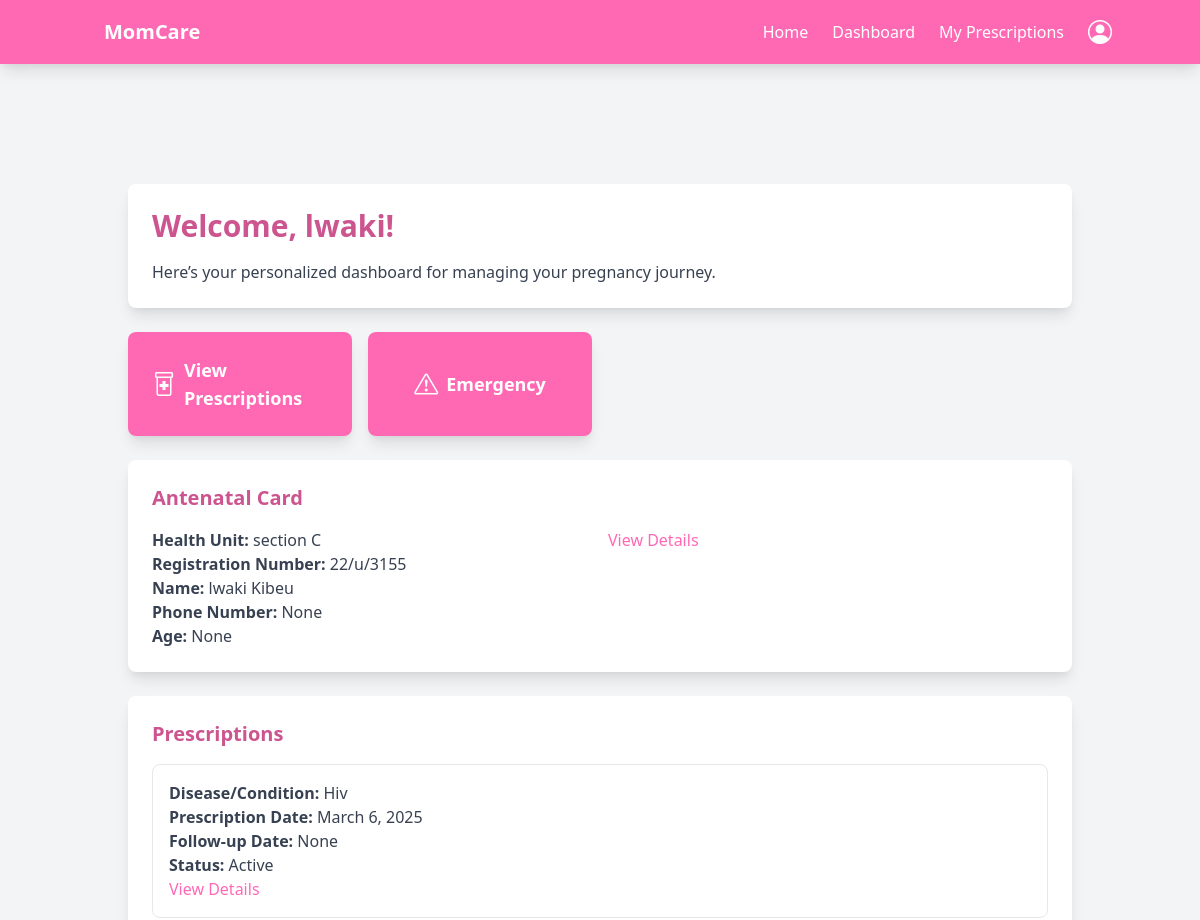
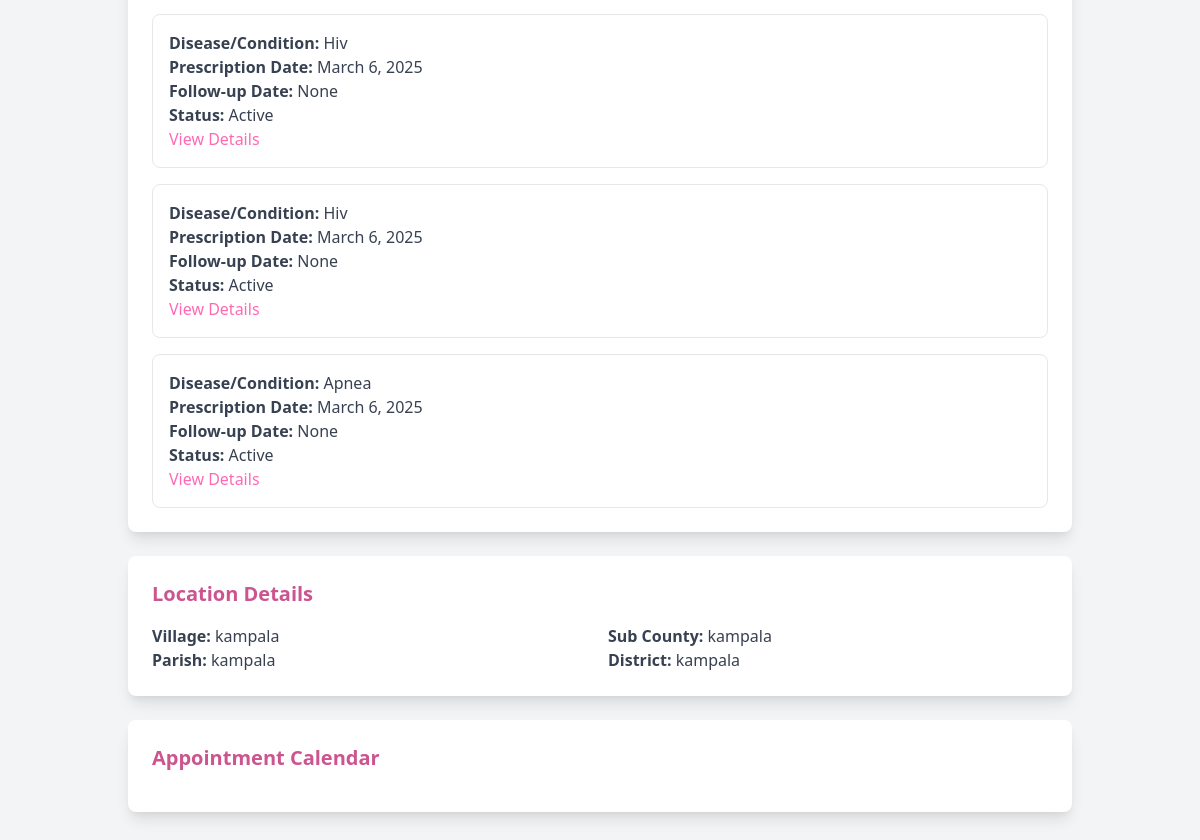
The page /patient_dashboard/ (signed in) on the database its author committed (2 pictures, top to bottom).
### accounts/models.py (models this page shows, shortened)
class Patient(models.Model):
    user = models.OneToOneField(User, on_delete=models.CASCADE, related_name="patient_profile")
    age = models.IntegerField(null=True, blank=True)
    home_address = models.TextField(null=True, blank=True)
    number_of_children = models.IntegerField(null=True, blank=True)
    date_of_last_period = models.DateField(null=True, blank=True)
    occupation = models.CharField(max_length=255, null=True, blank=True)
    gestational_age = models.IntegerField(null=True, blank=True)  # Weeks of pregnancy
    expected_due_date = models.DateField(null=True, blank=True)
    type_of_pregnancy = models.CharField(max_length=20, choices=[('Single', 'Single'), ('Twins', 'Twins'), ('Multiples', 'Multiples')], null=True, blank=True)
    previous_pregnancies = models.IntegerField(null=True, blank=True)
    delivery_history = models.TextField(null=True, blank=True)
    high_risk_factors = models.TextField(null=True, blank=True)
    fetal_health = models.TextField(null=True, blank=True)
    pre_existing_conditions = models.TextField(null=True, blank=True)
    previous_surgeries = models.TextField(null=True, blank=True)
    current_medications = models.TextField(null=True, blank=True)
    allergies = models.TextField(null=True, blank=True)
    blood_type = models.CharField(max_length=5, null=True, blank=True)
    family_medical_history = models.TextField(null=True, blank=True)
    diet_preferences = models.TextField(null=True, blank=True)
    exercise_level = models.TextField(null=True, blank=True)
    smoking_alcohol_drug_use = models.TextField(null=True, blank=True)
    mental_health_status = models.TextField(null=True, blank=True)

class User(AbstractBaseUser, PermissionsMixin):
    username = models.CharField(max_length=150, unique=True)
    first_name = models.CharField(max_length=150)
    last_name = models.CharField(max_length=150)
    email = models.EmailField(unique=True)
    date_of_birth = models.DateField(null=True, blank=True)
    nin = models.CharField(max_length=20, unique=True, null=True, blank=True)
    marital_status = models.CharField(
        max_length=20,
        choices=[('Single', 'Single'), ('Married', 'Married')],
        null=True, blank=True
    )
    contact = models.CharField(max_length=15, null=True, blank=True)
    health_insurance_details = models.TextField(null=True, blank=True)
    government_scheme_eligibility = models.TextField(null=True, blank=True)
    is_doctor = models.BooleanField(default=False)
    is_patient = models.BooleanField(default=False)
    is_hospital = models.BooleanField(default=False)
    is_active = models.BooleanField(default=True)
    is_staff = models.BooleanField(default=False)
    created_at = models.DateTimeField(default=timezone.now)
    updated_at = models.DateTimeField(auto_now=True)
    objects = CustomUserManager()
    USERNAME_FIELD = 'username'
    REQUIRED_FIELDS = ['first_name', 'last_name', 'email']

class Location(models.Model):
    user = models.OneToOneField(User, on_delete=models.CASCADE, related_name="location")
    village = models.CharField(max_length=255, null=True, blank=True)
    parish = models.CharField(max_length=255, null=True, blank=True)
    sub_county = models.CharField(max_length=255, null=True, blank=True)
    district = models.CharField(max_length=255, null=True, blank=True)
    address = models.TextField(null=True, blank=True)  # Generic address field

### antenental/models.py (models this page shows, shortened)
class AntenatalCard(models.Model):
    user = models.ForeignKey(User, on_delete=models.CASCADE, related_name='antenatal_patients')  # Links to the registered patient
    Doctor = models.ForeignKey(User, on_delete=models.CASCADE, related_name='antenatal_doctors', default=1)  # Links to the assigned doctor
    health_unit = models.CharField(max_length=255, blank=True, null=True )  # Health facility name
    reg_no = models.CharField(max_length=100, blank=True, null=True, unique=True)  # Unique registration number
    name = models.CharField(max_length=255)  # Patient's full name
    nin = models.CharField(max_length=20, unique=True, null=True, blank=True)  # National ID Number
    phone_no = models.CharField(max_length=15)
    age = models.IntegerField(blank=True, null=True)
    village = models.CharField(max_length=255)
    parish = models.CharField(max_length=255)
    sub_county = models.CharField(max_length=255)
    district = models.CharField(max_length=255)
    occupation = models.CharField(max_length=255)
    religion = models.CharField(max_length=100, null=True, blank=True)
    education_level = models.CharField(max_length=100, null=True, blank=True)
    tribe = models.CharField(max_length=100, null=True, blank=True)
    marital_status = models.CharField(
        max_length=20, choices=[('Single', 'Single'), ('Married', 'Married')]
    )
    next_of_kin_name = models.CharField(max_length=255,blank=True, null=True)
    next_of_kin_phone = models.CharField(max_length=15, blank=True, null=True)
    next_of_kin_relationship = models.CharField(max_length=100, blank=True, null=True)
    next_of_kin_address = models.TextField(blank=True, null=True)
    gravida = models.IntegerField(blank=True, null=True)  # Number of pregnancies
    para = models.IntegerField(blank=True, null=True)  # Number of deliveries after 28 weeks
    abortions = models.IntegerField(blank=True, null=True)  # Number of pregnancy losses before 28 weeks
    presenting_complaints = models.TextField(null=True, blank=True)
    first_day_of_lnmp = models.DateField(blank=True, null=True)  # Last Normal Menstrual Period
    edd = models.DateField(blank=True, null=True)  # Estimated Due Date
    weeks_of_amenorrhea = models.IntegerField(blank=True, null=True)  # Number of weeks since last period
    complications_of_pregnancy = models.TextField(null=True, blank=True)
    hospitalization = models.BooleanField(default=False ,blank=True, null=True)
    hospitalization_reason = models.TextField(null=True, blank=True)
    Doctor = models.ForeignKey(User, on_delete=models.CASCADE)
    next_visit = models.DateTimeField(null=True, blank=True)  # Date and time of the next visit
    created_at = models.DateTimeField(auto_now_add=True)
    updated_at = models.DateTimeField(auto_now=True)

class Prescription(models.Model):
    patient = models.ForeignKey(User, related_name='prescriptions', on_delete=models.CASCADE)  # Links to the registered patient
    doctor = models.ForeignKey(User, related_name='prescribed_by', on_delete=models.CASCADE)  # Links to the doctor who prescribed
    disease_condition = models.CharField(max_length=255)  # Disease or condition the patient is being treated for
    prescription_date = models.DateField(default=now)  # Date the prescription was made
    follow_up_date = models.DateField(null=True, blank=True)  # Latest date when the patient should have this checked
    extra_information = models.TextField(null=True, blank=True)  # Any additional information about the prescription
    cleared = models.BooleanField(default=False)  # Whether the prescription has been cleared or not
    cleared_date = models.DateTimeField(null=True, blank=True)  # Date when the prescription was cleared
    created_at = models.DateTimeField(auto_now_add=True)
    updated_at = models.DateTimeField(auto_now=True)

### accounts/views.py (the view)
# urls.py: path('patient_dashboard/', patient_dashboard, name='patient_dashboard'),
@login_required
@patient
def patient_dashboard(request):
    user = request.user
    patient = Patient.objects.filter(user=user).first()
    location = Location.objects.filter(user=user).first()
    antenatal_card = AntenatalCard.objects.filter(user=user).first()
    prescriptions = Prescription.objects.filter(patient=user).order_by('-prescription_date')
    next_visit_date = antenatal_card.next_visit if antenatal_card else None
    context = {
        'patient': patient,
        'location': location,
        'antenatal_card': antenatal_card,
        'prescriptions': prescriptions,
        'next_visit_date': next_visit_date,  # Add this line
    }
    return render(request, 'dashboards/patient_dashboard.html', context)

### templates/dashboards/patient_dashboard.html (shortened to what this page needs)
{% extends 'base.html' %}
{% load static %}
{% block content %}
<link href="https://cdn.jsdelivr.net/npm/fullcalendar@5.11.3/main.min.css" rel="stylesheet">
<main class="mt-16 sm:mt-20 min-h-screen p-4 sm:p-6 bg-gray-100">
    <div class="container mx-auto">
        <div class="bg-white p-6 rounded-lg shadow-lg mb-6">
            <h2 class="text-2xl sm:text-3xl font-bold text-hotpink-dark mb-4">Welcome, {{ patient.user.first_name }}!</h2>
            <p class="text-gray-700">Here’s your personalized dashboard for managing your pregnancy journey.</p>
        </div>
        <div class="grid grid-cols-1 sm:grid-cols-2 lg:grid-cols-4 gap-4 mb-6">
            <a href="{% url 'my_prescriptions' %}" class="bg-hotpink text-white p-6 rounded-lg shadow-lg hover:bg-hotpink-light transition duration-300 flex items-center justify-center">
                <i class="bi bi-prescription2 text-2xl mr-2"></i>
                <span class="text-lg font-semibold">View Prescriptions</span>
            </a>
            <a href="{% url 'report_emergency' %}" class="bg-hotpink text-white p-6 rounded-lg shadow-lg hover:bg-hotpink-light transition duration-300 flex items-center justify-center">
                <i class="bi bi-exclamation-triangle text-2xl mr-2"></i>
                <span class="text-lg font-semibold">Emergency</span>
            </a>
        </div>
        <div id="antenatal-card" class="bg-white p-6 rounded-lg shadow-lg mb-6">
            <h3 class="text-xl font-semibold text-hotpink-dark mb-4">Antenatal Card</h3>
            {% if antenatal_card %}
                <div class="grid grid-cols-1 sm:grid-cols-2 gap-4">
                    <div>
                        <p class="text-gray-700"><strong>Health Unit:</strong> {{ antenatal_card.health_unit }}</p>
                        <p class="text-gray-700"><strong>Registration Number:</strong> {{ antenatal_card.reg_no }}</p>
                        <p class="text-gray-700"><strong>Name:</strong> {{ antenatal_card.name }}</p>
                        <p class="text-gray-700"><strong>Phone Number:</strong> {{ antenatal_card.phone_no }}</p>
                        <p class="text-gray-700"><strong>Age:</strong> {{ antenatal_card.age }}</p>
                    </div>
                    <div>
                        <a href="{% url 'antenatal_card_details' antenatal_card.id %}" class="text-hotpink hover:text-hotpink-light">View Details</a>
                    </div>
                </div>
            {% else %}
                <p class="text-gray-700">No antenatal card found. Please contact your healthcare provider.</p>
            {% endif %}
        </div>
        <div id="prescriptions" class="bg-white p-6 rounded-lg shadow-lg mb-6">
            <h3 class="text-xl font-semibold text-hotpink-dark mb-4">Prescriptions</h3>
            {% if prescriptions %}
                <div class="space-y-4">
                    {% for prescription in prescriptions %}
                        <div class="p-4 border border-gray-200 rounded-lg">
                            <p class="text-gray-700"><strong>Disease/Condition:</strong> {{ prescription.disease_condition }}</p>
                            <p class="text-gray-700"><strong>Prescription Date:</strong> {{ prescription.prescription_date }}</p>
                            <p class="text-gray-700"><strong>Follow-up Date:</strong> {{ prescription.follow_up_date }}</p>
                            <p class="text-gray-700"><strong>Status:</strong> {% if prescription.cleared %}Cleared{% else %}Active{% endif %}</p>
                            <a href="{% url 'prescription_details' prescription.id %}" class="text-hotpink hover:text-hotpink-light">View Details</a>
                        </div>
                    {% endfor %}
                </div>
            {% else %}
                <p class="text-gray-700">No prescriptions found.</p>
            {% endif %}
        </div>
        <div class="bg-white p-6 rounded-lg shadow-lg mb-6">
            <h3 class="text-xl font-semibold text-hotpink-dark mb-4">Location Details</h3>
            {% if location %}
                <div class="grid grid-cols-1 sm:grid-cols-2 gap-4">
                    <div>
                        <p class="text-gray-700"><strong>Village:</strong> {{ location.village }}</p>
                        <p class="text-gray-700"><strong>Parish:</strong> {{ location.parish }}</p>
                    </div>
                    <div>
                        <p class="text-gray-700"><strong>Sub County:</strong> {{ location.sub_county }}</p>
                        <p class="text-gray-700"><strong>District:</strong> {{ location.district }}</p>
                    </div>
                </div>
            {% else %}
                <p class="text-gray-700">No location details found. Please update your profile.</p>
            {% endif %}
        </div>
<div class="bg-white p-6 rounded-lg shadow-lg">
    <h3 class="text-xl font-semibold text-hotpink-dark mb-4">Appointment Calendar</h3>
</div>
{% endblock %}

### templates/base.html (style rules this page uses)
.bg-hotpink { background-color: #FF69B4; }
.text-hotpink { color: #FF69B4; }
.text-hotpink-dark { color: #cc548f; }

### rows shown on the page
Patient: user.first_name "lwaki"
AntenatalCard: health_unit "section C", reg_no "22/u/3155", name "lwaki Kibeu", phone_no "None", age "None"
Prescription: disease_condition "Hiv", prescription_date "March 6, 2025", follow_up_date "None", cleared "Active"
Prescription: disease_condition "Hiv", prescription_date "March 6, 2025", follow_up_date "None", cleared "Active"
Prescription: disease_condition "Hiv", prescription_date "March 6, 2025", follow_up_date "None", cleared "Active"
Prescription: disease_condition "Apnea", prescription_date "March 6, 2025", follow_up_date "None", cleared "Active"
Location: village "kampala", parish "kampala", sub_county "kampala", district "kampala"
